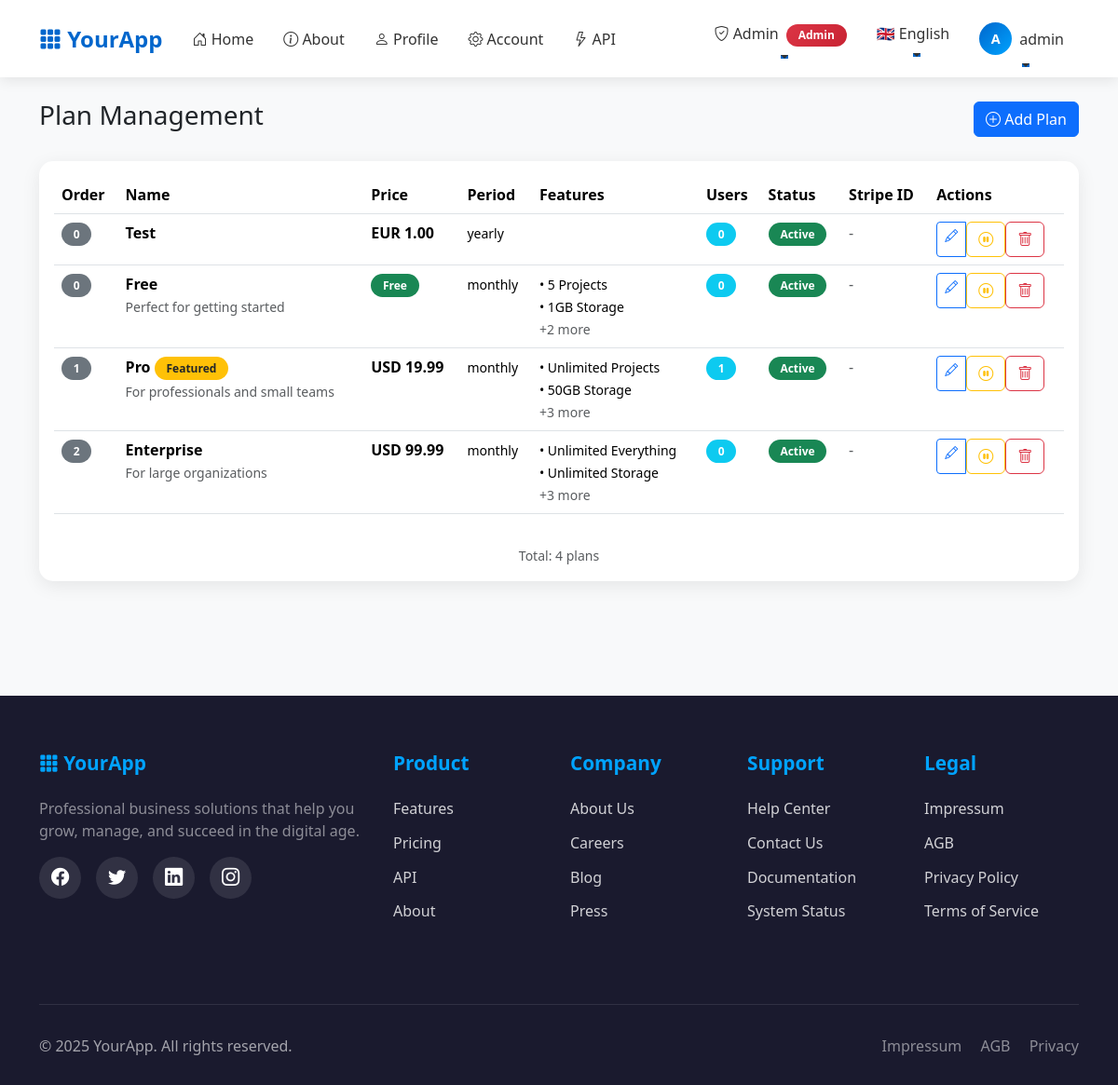
Before: /admin/plans (signed in) with the older database file.
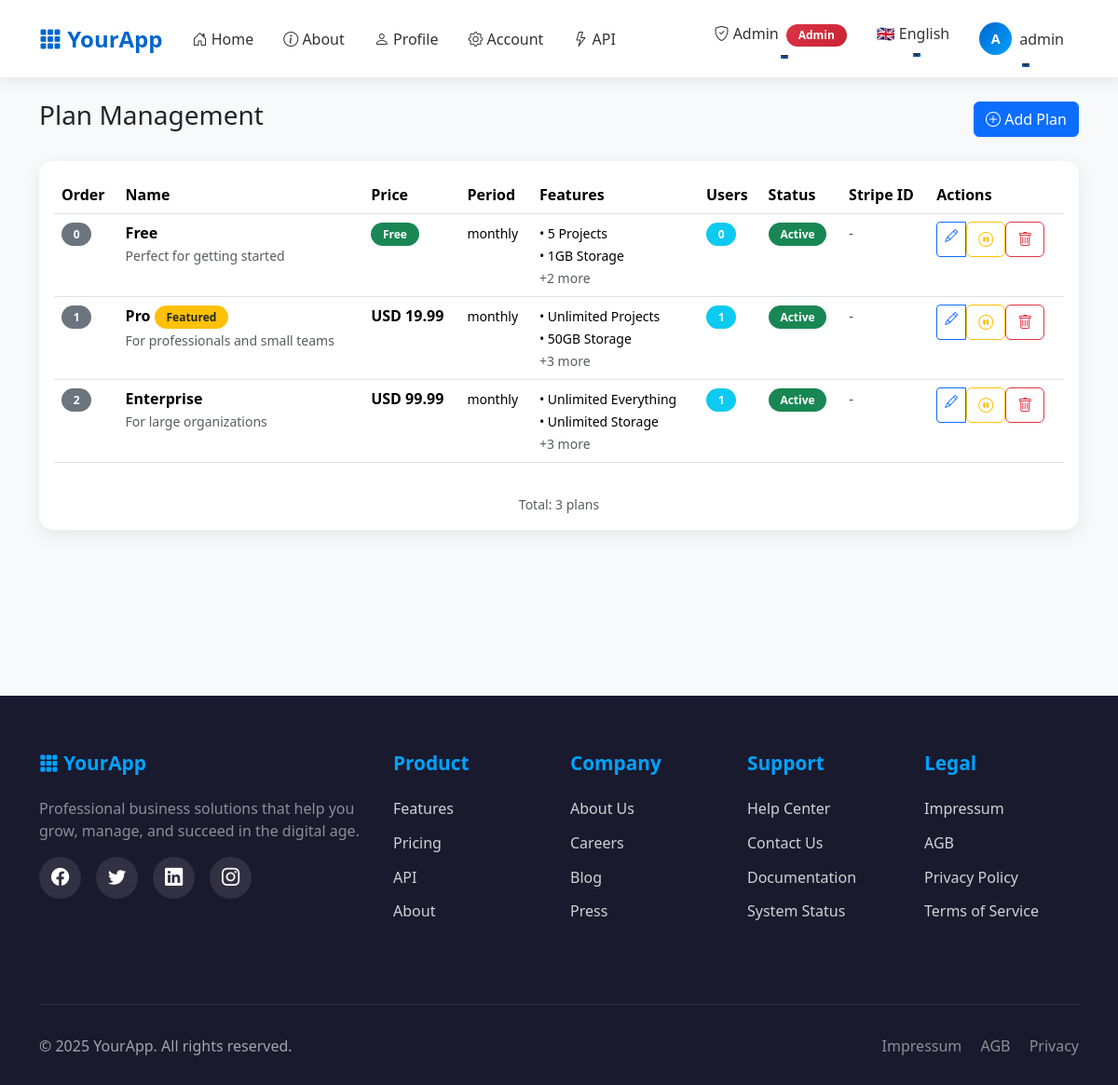
After: the same page with the newer database file.
### app/models/plan.py (models this page shows, shortened)
class Plan(db.Model):
    id = db.Column(db.Integer, primary_key=True)
    name = db.Column(db.String(100), nullable=False, unique=True)
    description = db.Column(db.Text, nullable=True)
    option1 = db.Column(db.String(255), nullable=True)  # e.g., "10 Projects"
    option2 = db.Column(db.String(255), nullable=True)  # e.g., "Unlimited Storage"
    option3 = db.Column(db.String(255), nullable=True)  # Additional feature
    option4 = db.Column(db.String(255), nullable=True)  # Additional feature
    option5 = db.Column(db.String(255), nullable=True)  # Additional feature
    price = db.Column(db.Numeric(10, 2), nullable=False, default=0.00)
    currency = db.Column(db.String(3), nullable=False, default='USD')
    billing_period = db.Column(db.String(20), nullable=False, default='monthly')  # monthly, yearly, lifetime
    stripe_price_id = db.Column(db.String(255), nullable=True)  # Stripe Price ID
    stripe_product_id = db.Column(db.String(255), nullable=True)  # Stripe Product ID
    is_active = db.Column(db.Boolean, default=True, nullable=False)
    is_featured = db.Column(db.Boolean, default=False, nullable=False)
    sort_order = db.Column(db.Integer, default=0)  # For display ordering
    created_at = db.Column(db.DateTime, default=datetime.utcnow, nullable=False)
    updated_at = db.Column(db.DateTime, default=datetime.utcnow, onupdate=datetime.utcnow)
    users = db.relationship('User', back_populates='plan', lazy='dynamic')
    @property
    def features_list(self):
        features = []
        for i in range(1, 6):
            option = getattr(self, f'option{i}', None)
            if option:
                features.append(option)
        return features

### app/blueprints/admin/routes.py (the view)
@bp.route('/plans')
@login_required
@roles_required('admin')
def plans():
    page = request.args.get('page', 1, type=int)
    per_page = 20
    pagination = Plan.query.order_by(Plan.sort_order.asc(), Plan.created_at.desc()).paginate(
        page=page, per_page=per_page, error_out=False
    )
    plans = pagination.items
    return render_template(
        'admin/plans.html',
        plans=plans,
        pagination=pagination
    )

### app/__init__.py (called while the page is built)
def get_locale():
    from flask_login import current_user
    if current_user.is_authenticated and hasattr(current_user, 'language'):
        return current_user.language
    from flask import current_app
    return request.accept_languages.best_match(current_app.config['BABEL_SUPPORTED_LOCALES'])

### app/context_helpers.py (called while the page is built)
def register_context_processors(app):
    @app.context_processor
    def utility_processor():
        def has_endpoint(name: str) -> bool:
            return name in current_app.view_functions
        return dict(has_endpoint=has_endpoint)

### app/models/user.py (called while the page is built)
    @property
    def is_authenticated(self):
        return True

### app/security.py (called while the page is built)
def roles_required(*roles):
    def decorator(fn):
        @wraps(fn)
        def wrapper(*args, **kwargs):
            if not current_user.is_authenticated:
                abort(401)
            if getattr(current_user, "role", "user") not in roles:
                abort(403)
            return fn(*args, **kwargs)
        return wrapper
    return decorator

### app/templates/admin/plans.html (shortened to what the changed rows need)
{% extends "base.html" %}
{% block content %}
<div class="d-flex justify-content-between align-items-center mb-4">
  <h1 class="h3">{{ _('Plan Management') }}</h1>
</div>
<div class="card">
  <div class="card-body">
    {% if plans %}
      <div class="table-responsive">
        <table class="table table-hover">
          <thead>
            <tr>
              <th>{{ _('Order') }}</th>
              <th>{{ _('Name') }}</th>
              <th>{{ _('Price') }}</th>
              <th>{{ _('Period') }}</th>
              <th>{{ _('Features') }}</th>
              <th>{{ _('Users') }}</th>
              <th>{{ _('Status') }}</th>
              <th>{{ _('Stripe ID') }}</th>
              <th>{{ _('Actions') }}</th>
            </tr>
          </thead>
          <tbody>
            {% for plan in plans %}
            <tr class="{% if not plan.is_active %}table-secondary{% endif %}">
              <td>
                <span class="badge bg-secondary">{{ plan.sort_order }}</span>
              </td>
              <td>
                <strong>{{ plan.name }}</strong>
                {% if plan.is_featured %}
                  <span class="badge bg-warning text-dark">{{ _('Featured') }}</span>
                {% endif %}
                {% if plan.description %}
                  <br><small class="text-muted">{{ plan.description[:50] }}{% if plan.description|length > 50 %}...{% endif %}</small>
                {% endif %}
              </td>
              <td>
                {% if plan.price == 0 %}
                  <span class="badge bg-success">{{ _('Free') }}</span>
                {% else %}
                  <strong>{{ plan.currency }} {{ plan.price }}</strong>
                {% endif %}
              </td>
              <td>
                <small>{{ plan.billing_period }}</small>
              </td>
              <td>
                <small>
                  {% for feature in plan.features_list[:2] %}
                    • {{ feature }}<br>
                  {% endfor %}
                  {% if plan.features_list|length > 2 %}
                    <span class="text-muted">+{{ plan.features_list|length - 2 }} more</span>
                  {% endif %}
                </small>
              </td>
              <td>
                <span class="badge bg-info">{{ plan.users.count() }}</span>
              </td>
              <td>
                {% if plan.is_active %}
                  <span class="badge bg-success">{{ _('Active') }}</span>
                {% else %}
                  <span class="badge bg-danger">{{ _('Disabled') }}</span>
                {% endif %}
              </td>
              <td>
                {% if plan.stripe_price_id %}
                  <small class="text-muted">{{ plan.stripe_price_id[:20] }}...</small>
                {% else %}
                  <span class="text-muted">-</span>
                {% endif %}
              </td>
              <td>
                <div class="btn-group btn-group-sm" role="group">
                  <a href="{{ url_for('admin.edit_plan', plan_id=plan.id) }}"
                     class="btn btn-outline-primary"
                     title="{{ _('Edit') }}">
                    <i class="bi bi-pencil"></i>
                  </a>
                  <form method="POST" action="{{ url_for('admin.toggle_plan_status', plan_id=plan.id) }}" style="display: inline;">
                    <button type="submit"
                            class="btn btn-outline-{% if plan.is_active %}warning{% else %}success{% endif %}"
                            title="{% if plan.is_active %}{{ _('Disable') }}{% else %}{{ _('Enable') }}{% endif %}"
                            onclick="return confirm('{{ _('Are you sure?') }}')">
                      {% if plan.is_active %}
                        <i class="bi bi-pause-circle"></i>
                      {% else %}
                        <i class="bi bi-play-circle"></i>
                      {% endif %}
                    </button>
                  </form>
                  <form method="POST" action="{{ url_for('admin.delete_plan', plan_id=plan.id) }}" style="display: inline;">
                    <button type="submit"
                            class="btn btn-outline-danger"
                            title="{{ _('Delete') }}"
                            onclick="return confirm('{{ _('Delete this plan? This cannot be undone.') }}')">
                      <i class="bi bi-trash"></i>
                    </button>
                  </form>
                </div>
              </td>
            </tr>
            {% endfor %}
          </tbody>
        </table>
      </div>
      <div class="text-center mt-3 text-muted">
        <small>{{ _('Total') }}: {{ pagination.total }} {{ _('plans') }}</small>
      </div>
    {% endif %}
  </div>
</div>
<link rel="stylesheet" href="https://cdn.jsdelivr.net/npm/bootstrap-icons@1.10.0/font/bootstrap-icons.css">
{% endblock %}

Changed rows visible on the page:
removed Plan: sort_order "0", name "Test", currency "EUR", price "1.00", billing_period "yearly", users.count "0", is_active True (drawn), shown under "Plan Management"
computed for Plan "Enterprise": users.count "0" → "1"
Other visible differences:
{{ pagination.total }}: "4" → "3"
